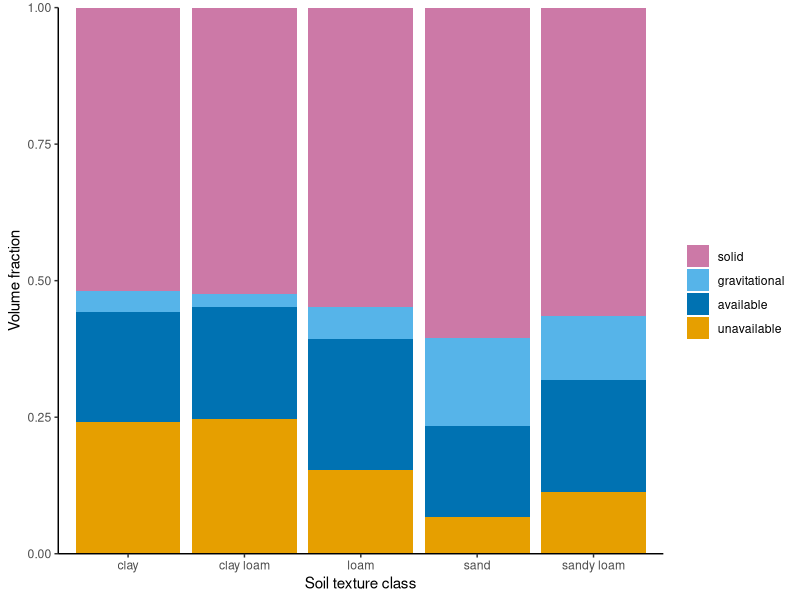

The R script that drew this image:
## ---- chunk 1
#| code-fold: true
#| label: fig-soiltext
#| fig-cap: "Soil texture classes and related soil physical properties."

library(readr)
library(dplyr)
library(tidyr)
library(ggplot2)

df <- read_csv(here::here("data/soiltext.csv")) |> 
  mutate(
    fc_abs = fc * porosity,
    wp_abs = wp * porosity,
    solid = 1 - porosity
  ) |> 
  mutate(
    unavailable = wp_abs,
    available = fc_abs - wp_abs,
    gravitational = porosity - fc_abs
  )

df |> 
  pivot_longer(cols = c(unavailable, available, gravitational, solid)) |> 
  mutate(name = factor(name, levels = rev(c("unavailable", "available", "gravitational", "solid")))) |> 
  ggplot(aes(soiltext, value, fill = name)) + 
  geom_bar(position = "stack", stat = "identity") +
  scale_fill_manual(
    name = "",
    values = c(
      "unavailable" = "#E69F00",
      "available" = "#0072B2",
      "gravitational" = "#56B4E9",
      "solid" = "#CC79A7"
    )
  ) +
  scale_y_continuous(expand = c(0, 0)) +
  theme_classic() +
  labs(
    x = "Soil texture class",
    y = "Volume fraction"
  )
